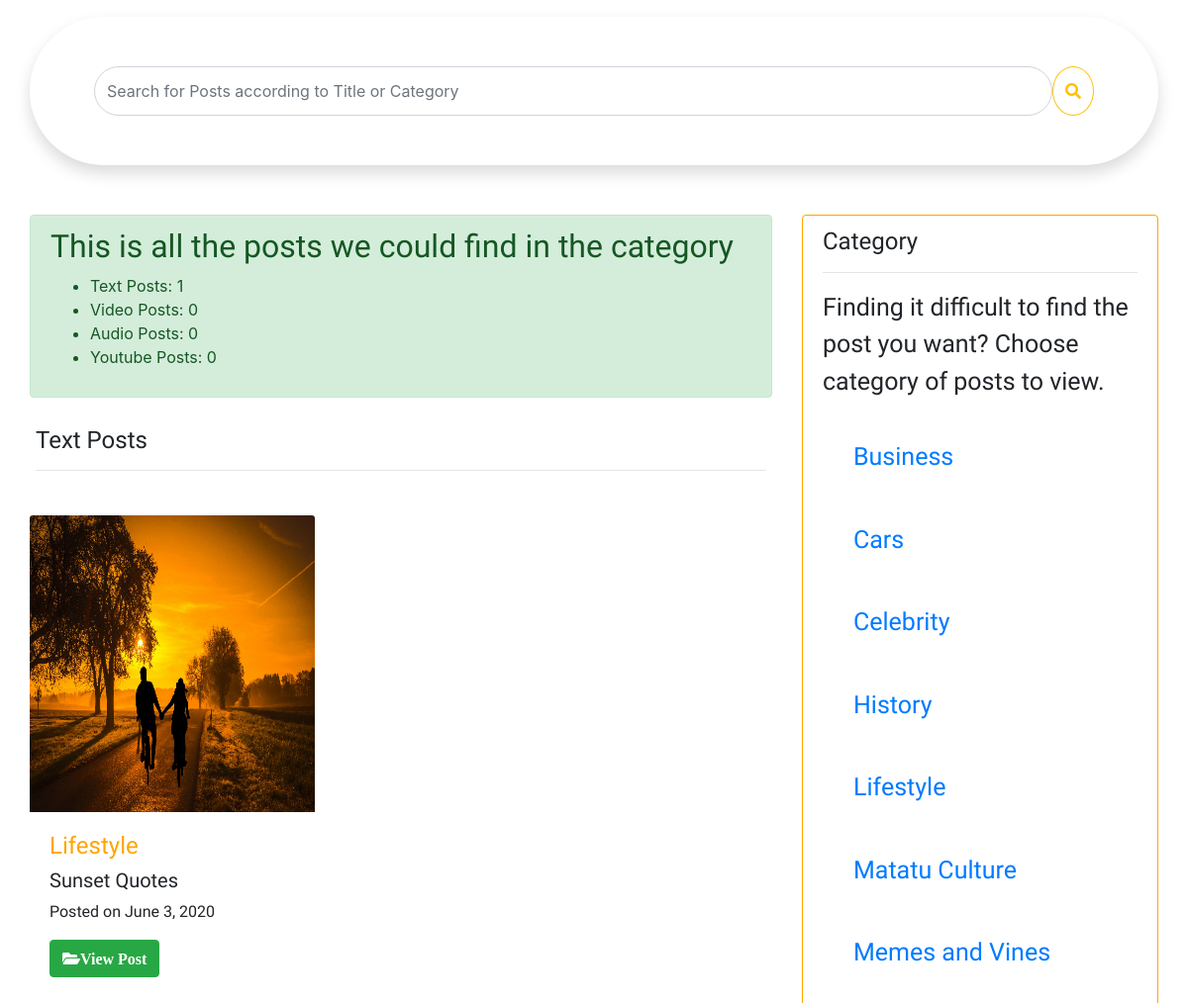
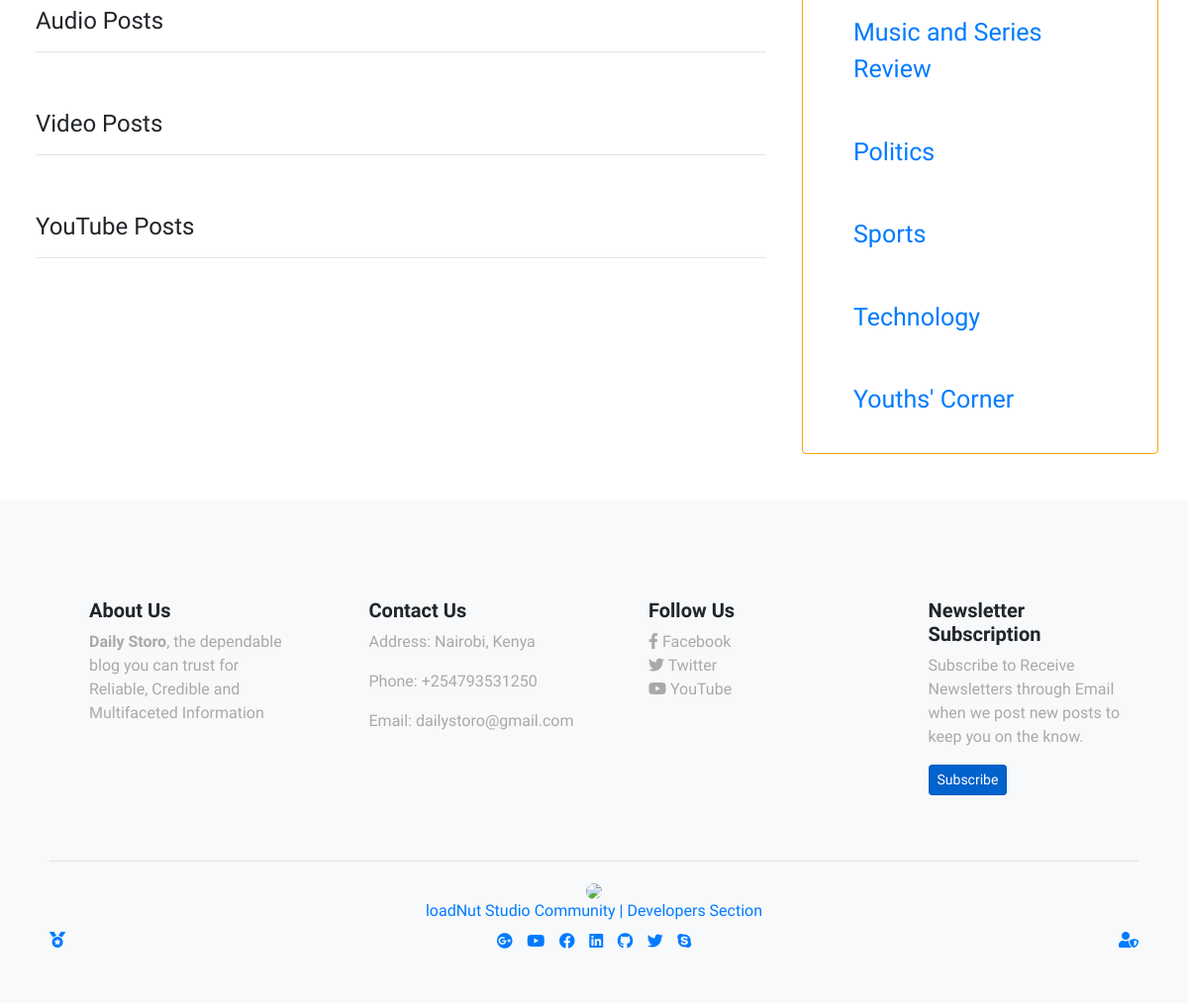
Page /category-lifestyle (lower part) on the earlier database version (2 pictures, top to bottom).
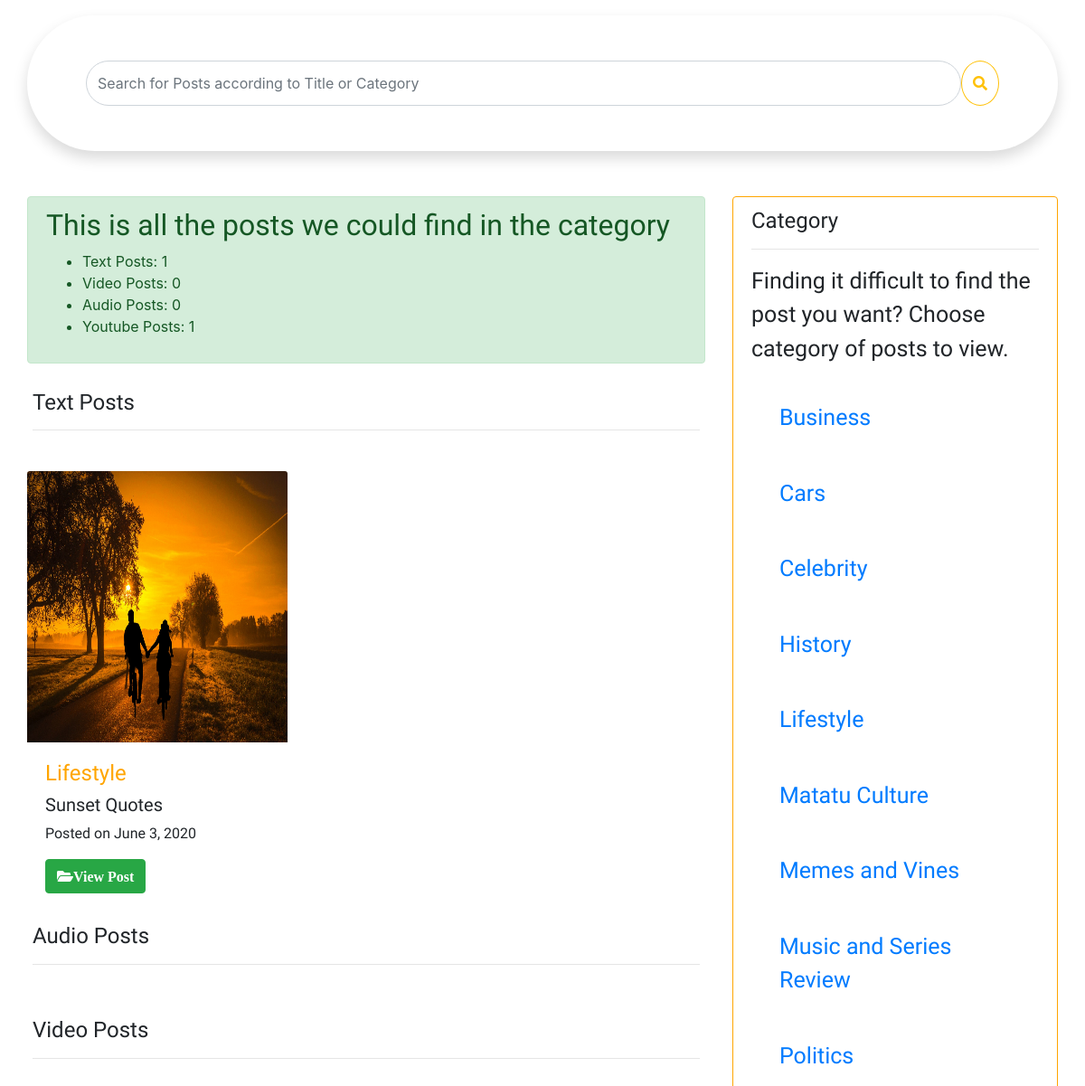
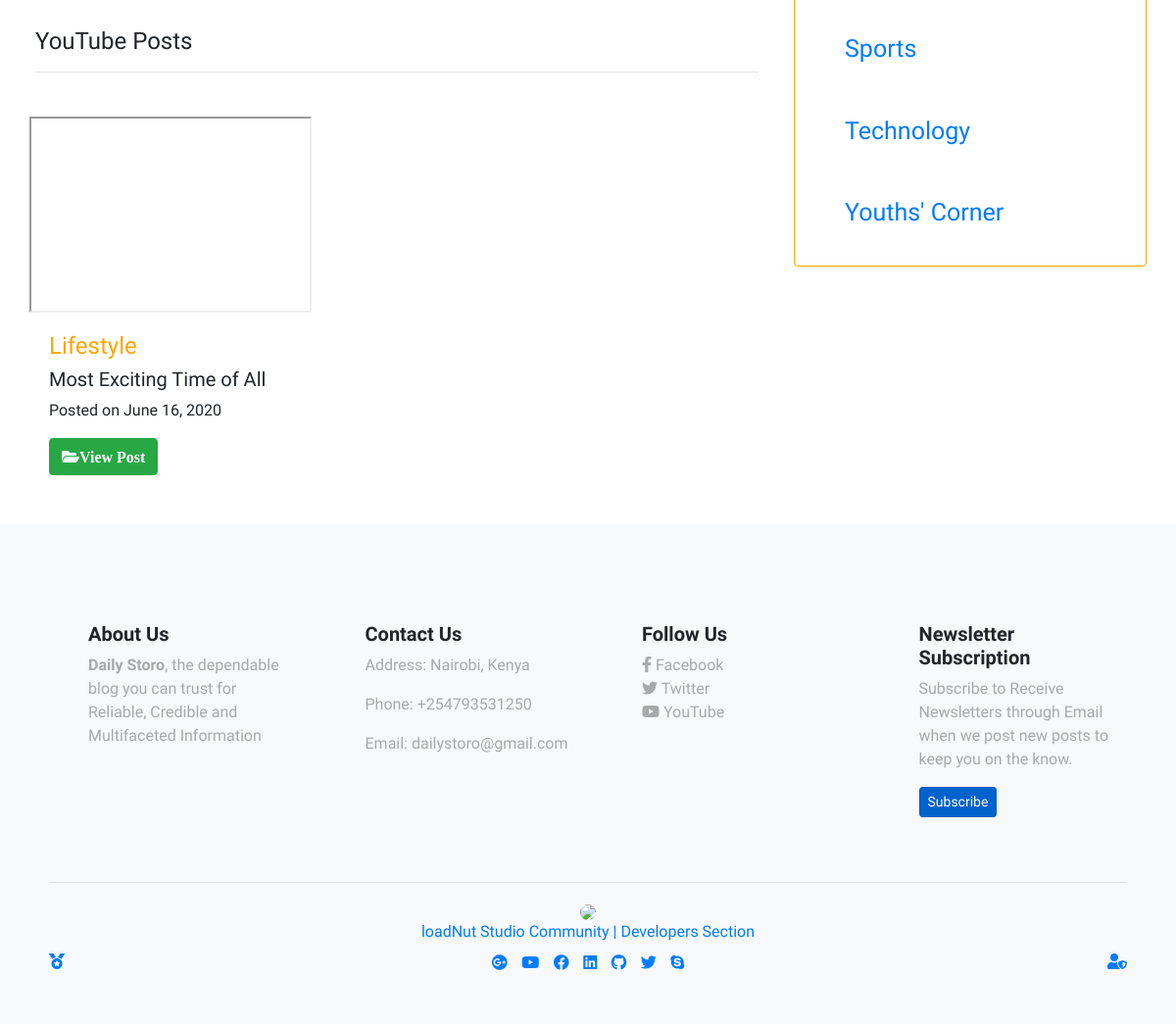
Same page on the later database version (2 pictures, top to bottom).
### appBlogd/models.py (models this page shows, shortened)
class ImagePost(models.Model):
    image = models.ImageField()
    category = models.CharField(choices=category, default='unknown', max_length=100)
    title = models.CharField(max_length=50)
    description = models.CharField(max_length=200)
    author = models.CharField(max_length=40)
    story = models.TextField()
    date = models.DateField(auto_now_add=True)

class YoutubePost(models.Model):
    url = models.CharField(max_length=20)
    category = models.CharField(choices=category, default='unknown', max_length=100)
    title = models.CharField(max_length=50)
    description = models.CharField(max_length=200)
    author = models.CharField(max_length=40)
    story = models.TextField()
    date = models.DateField(auto_now_add=True)

### appBlogd/views.py (the view)
# urls.py: path('category-lifestyle', views.categoryLifestyle, name='catLifestyle'),
def categoryLifestyle(request):
    infoImage = ImagePost.objects.filter(category__contains="lifestyle")
    imageCount = ImagePost.objects.filter(category__contains="lifestyle").count()
    infoVideo = VideoPost.objects.filter(category__contains="lifestyle", upload_category__contains="video")
    videoCount = VideoPost.objects.filter(category__contains="lifestyle", upload_category__contains="video").count()
    infoAudio = VideoPost.objects.filter(category__contains="lifestyle", upload_category__contains="audio")
    audioCount = VideoPost.objects.filter(category__contains="lifestyle", upload_category__contains="audio").count()
    infoYoutube = YoutubePost.objects.filter(category__contains="lifestyle")
    youtubeCount = YoutubePost.objects.filter(category__contains="lifestyle").count()
    context = {
        'infoImage': infoImage,
        'imageCount': imageCount,
        'infoVideo': infoVideo,
        'videoCount': videoCount,
        'infoAudio': infoAudio,
        'audioCount': audioCount,
        'infoYoutube': infoYoutube,
        'youtubeCount': youtubeCount,
    }
    return render(request, 'appBlogd/category.html', context)

### appBlogd/templates/appBlogd/category.html (shortened to what this page needs)
{% extends 'appBlogd/base.html' %}
{% block search %}
<div class="container" style="margin-top: 20px; margin-bottom: 20px;">
    <div class="row shadow rounded-pill" style="padding: 50px;">
        <div class="col-sm-12">
            <form method="get" action="{% url 'appBlogd:search' %}">
                <div class="input-group md-form form-sm form-2 pl-0">
                  <input name="q" value="{{request.GET.q}}" class="form-control my-0 py-1 lime-border rounded-pill" type="text" style="height: 50px;" placeholder="Search for Posts according to Title or Category" aria-label="Search">
                  <button type="submit" class="btn btn-outline-warning rounded-circle">
                      <i class="fas fa-search"></i>
                  </button>
                </div>
            </form>
        </div>
    </div>
</div>
{% endblock %}
{% block pane %}
{% if infoImage or infoVideo or infoYoutube or infoAudio %}
    <div class="alert alert-success">
        <h2 style="Font-family: Jura;">This is all the posts we could find in the category</h2>
        <ul>
            <li>Text Posts: {{imageCount}}</li>
            <li>Video Posts: {{videoCount}}</li>
            <li>Audio Posts: {{audioCount}}</li>
            <li>Youtube Posts: {{youtubeCount}}</li>
        </ul>
    </div>
{% else %}
    <div class="alert alert-danger">
        <h2 style="Font-family: Jura;">No posts were found in this category😅<br>But no worries there's surely something for you in other categories😉</h2>
    </div>
{% endif %}
<div class="row">
    <div class="alert" role="alert" style="width: 100%;">
      <h4 class="alert-heading" style="font-family: BenchNine;">Text Posts</h4><hr>
    </div>
</div>
<div class="row">
    {% for infoImage in infoImage %}
    <div class="col-sm-4">
        <div class="card border-0" style="width: 18rem;">
          <img src="{{infoImage.image.url}}" class="card-img-top" style="width: 100%; height: 300px;" alt="...">
          <div class="card-body">
            <h4 class="card-text" style="color: #ffa500; Font-family: Teko;">{{infoImage.category}}</h4>
            <h5 class="card-text" style="Font-family: Bentham;">{{infoImage.title}}</h5>
            <p class="card-text" style="Font-family: Tenali Ramakrishna;">Posted on {{infoImage.date}}</p>
            <a href="{% url 'appBlogd:viewImage_post' infoImage.id %}" class="btn btn-success">
                <i class="fas fa-folder-open">View Post</i>
            </a>
          </div>
        </div>
    </div>
    {% endfor %}
</div>
<div class="row">
    <div class="alert" role="alert" style="width: 100%;">
      <h4 class="alert-heading" style="font-family: BenchNine;">Audio Posts</h4><hr>
    </div>
</div>
<div class="row">
    <div class="alert" role="alert" style="width: 100%;">
      <h4 class="alert-heading" style="font-family: BenchNine;">Video Posts</h4><hr>
    </div>
</div>
<div class="row">
    <div class="alert" role="alert" style="width: 100%;">
      <h4 class="alert-heading" style="font-family: BenchNine;">YouTube Posts</h4><hr>
    </div>
</div>
<div class="row">
    {% for infoYoutube in infoYoutube %}
    <div class="col-sm-4">
        <div class="card border-0" style="width: 18rem;">
            <iframe width="100%" height="200" src="https://www.youtube.com/embed/{{infoYoutube.url}}">
            </iframe>
          <div class="card-body">
            <h4 class="card-text" style="color: #ffa500; Font-family: Teko;">{{infoYoutube.category}}</h4>
            <h5 class="card-text" style="Font-family: Bentham;">{{infoYoutube.title}}</h5>
            <p class="card-text" style="Font-family: Tenali Ramakrishna;">Posted on {{infoYoutube.date}}</p>
            <a href="{% url 'appBlogd:viewYoutube_post' infoYoutube.id %}" class="btn btn-success">
                <i class="fas fa-folder-open">View Post</i>
            </a>
          </div>
        </div>
    </div>
    {% endfor %}
</div>
{% endblock %}

Differences in the rows shown:
added YoutubePost: category "Lifestyle", title "Most Exciting Time of All", date "June 16, 2020"
Other differences:
{{ youtubeCount }}: "0" → "1"
